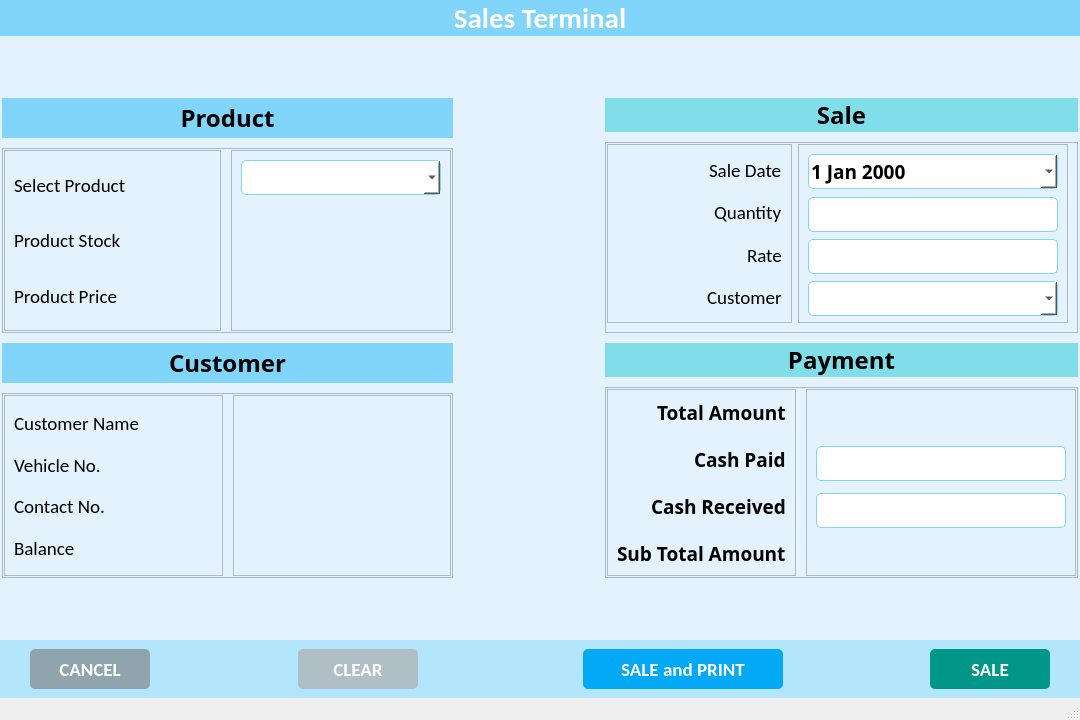
<?xml version="1.0" encoding="UTF-8"?>
<ui version="4.0">
 <class>SalesWindow</class>
 <widget class="QMainWindow" name="SalesWindow">
  <property name="geometry">
   <rect>
    <x>0</x>
    <y>0</y>
    <width>1080</width>
    <height>720</height>
   </rect>
  </property>
  <property name="minimumSize">
   <size>
    <width>1080</width>
    <height>720</height>
   </size>
  </property>
  <property name="maximumSize">
   <size>
    <width>1080</width>
    <height>720</height>
   </size>
  </property>
  <property name="windowTitle">
   <string>Sales Terminal</string>
  </property>
  <property name="windowIcon">
   <iconset resource="../resources.qrc">
    <normaloff>:/icons/assets/icons/logo.png</normaloff>:/icons/assets/icons/logo.png</iconset>
  </property>
  <property name="layoutDirection">
   <enum>Qt::LeftToRight</enum>
  </property>
  <widget class="QWidget" name="centralwidget">
   <property name="styleSheet">
    <string notr="true">* {
	background-color: #e3f2fd;
}

#lbl_sales {
	background-color: #81d4fa;
	color: #fff;
}

QComboBox {
	background-color: white;
	border-radius: 5px;
	padding: 2px;
	border: 1px solid  #81d4fa;
	font-size: 18px;
}

QLineEdit {
	background-color: white;
	border-radius: 5px;
	border: 1px solid  #81d4fa;
}

QDateEdit {
	background-color: white;
	border-radius: 5px;
	border: 1px solid  #81d4fa;
}

#txt_name {
	color: #01579b;
}

#txt_stock {
	color: #01579b;
}

#btn_sale {
	background-color: #009688;
	color: white;
	border-radius: 5px;
}

#btn_sale_print {
	background-color: #03a9f4;
	color: white;
	border-radius: 5px;
}

#btn_clear {
	background-color: #b0bec5;
	color: white;
	border-radius: 5px;
}

#btn_cancel {
	background-color: #90a4ae;
	color: white;
	border-radius: 5px;
}

#bottom_widget {
	background-color: #b3e5fc;
}

#lbl_sale {
	background-color: #80deea;
}

#lbl_payment {
	background-color: #80deea;
}

#lbl_product {
	background-color: #81d4fa;
}

#lbl_customer {
	background-color: #81d4fa;
}</string>
   </property>
   <layout class="QVBoxLayout" name="verticalLayout_11">
    <property name="spacing">
     <number>60</number>
    </property>
    <property name="leftMargin">
     <number>0</number>
    </property>
    <property name="topMargin">
     <number>0</number>
    </property>
    <property name="rightMargin">
     <number>0</number>
    </property>
    <property name="bottomMargin">
     <number>0</number>
    </property>
    <item>
     <widget class="QLabel" name="lbl_sales">
      <property name="font">
       <font>
        <family>Calibri</family>
        <pointsize>22</pointsize>
        <weight>75</weight>
        <bold>true</bold>
       </font>
      </property>
      <property name="text">
       <string>Sales Terminal</string>
      </property>
      <property name="alignment">
       <set>Qt::AlignCenter</set>
      </property>
      <property name="margin">
       <number>10</number>
      </property>
     </widget>
    </item>
    <item>
     <widget class="QWidget" name="main_widget" native="true">
      <layout class="QHBoxLayout" name="horizontalLayout_6">
       <property name="spacing">
        <number>150</number>
       </property>
       <property name="leftMargin">
        <number>1</number>
       </property>
       <property name="topMargin">
        <number>1</number>
       </property>
       <property name="rightMargin">
        <number>1</number>
       </property>
       <property name="bottomMargin">
        <number>1</number>
       </property>
       <item>
        <widget class="QWidget" name="left_widget" native="true">
         <layout class="QVBoxLayout" name="verticalLayout_5">
          <property name="spacing">
           <number>10</number>
          </property>
          <property name="leftMargin">
           <number>1</number>
          </property>
          <property name="topMargin">
           <number>1</number>
          </property>
          <property name="rightMargin">
           <number>1</number>
          </property>
          <property name="bottomMargin">
           <number>1</number>
          </property>
          <item>
           <widget class="QLabel" name="lbl_product">
            <property name="minimumSize">
             <size>
              <width>0</width>
              <height>40</height>
             </size>
            </property>
            <property name="maximumSize">
             <size>
              <width>16777215</width>
              <height>40</height>
             </size>
            </property>
            <property name="font">
             <font>
              <family>Calibri Light</family>
              <pointsize>18</pointsize>
              <weight>75</weight>
              <bold>true</bold>
             </font>
            </property>
            <property name="text">
             <string>Product</string>
            </property>
            <property name="alignment">
             <set>Qt::AlignCenter</set>
            </property>
            <property name="margin">
             <number>5</number>
            </property>
           </widget>
          </item>
          <item>
           <widget class="QFrame" name="product_frame">
            <property name="frameShape">
             <enum>QFrame::StyledPanel</enum>
            </property>
            <property name="frameShadow">
             <enum>QFrame::Raised</enum>
            </property>
            <layout class="QHBoxLayout" name="horizontalLayout_3">
             <property name="spacing">
              <number>10</number>
             </property>
             <property name="leftMargin">
              <number>1</number>
             </property>
             <property name="topMargin">
              <number>1</number>
             </property>
             <property name="rightMargin">
              <number>1</number>
             </property>
             <property name="bottomMargin">
              <number>1</number>
             </property>
             <item>
              <widget class="QFrame" name="product_lbl_frame">
               <property name="frameShape">
                <enum>QFrame::StyledPanel</enum>
               </property>
               <property name="frameShadow">
                <enum>QFrame::Raised</enum>
               </property>
               <layout class="QVBoxLayout" name="verticalLayout_4">
                <item>
                 <widget class="QLabel" name="lbl_product_name">
                  <property name="font">
                   <font>
                    <family>Calibri</family>
                    <pointsize>14</pointsize>
                   </font>
                  </property>
                  <property name="text">
                   <string>Select Product</string>
                  </property>
                 </widget>
                </item>
                <item>
                 <widget class="QLabel" name="lbl_product_stock">
                  <property name="font">
                   <font>
                    <family>Calibri</family>
                    <pointsize>14</pointsize>
                   </font>
                  </property>
                  <property name="text">
                   <string>Product Stock</string>
                  </property>
                 </widget>
                </item>
                <item>
                 <widget class="QLabel" name="lbl_product_price">
                  <property name="font">
                   <font>
                    <family>Calibri</family>
                    <pointsize>14</pointsize>
                   </font>
                  </property>
                  <property name="text">
                   <string>Product Price</string>
                  </property>
                 </widget>
                </item>
               </layout>
              </widget>
             </item>
             <item>
              <widget class="QFrame" name="product_details_frame">
               <property name="frameShape">
                <enum>QFrame::StyledPanel</enum>
               </property>
               <property name="frameShadow">
                <enum>QFrame::Raised</enum>
               </property>
               <layout class="QVBoxLayout" name="verticalLayout_3">
                <item>
                 <widget class="QComboBox" name="select_product">
                  <property name="minimumSize">
                   <size>
                    <width>200</width>
                    <height>35</height>
                   </size>
                  </property>
                  <property name="maximumSize">
                   <size>
                    <width>200</width>
                    <height>35</height>
                   </size>
                  </property>
                  <property name="font">
                   <font>
                    <pointsize>-1</pointsize>
                   </font>
                  </property>
                  <property name="toolTip">
                   <string extracomment="Please Select Product or Type Product Name"/>
                  </property>
                  <property name="toolTipDuration">
                   <number>0</number>
                  </property>
                  <property name="editable">
                   <bool>true</bool>
                  </property>
                 </widget>
                </item>
                <item alignment="Qt::AlignRight">
                 <widget class="QLabel" name="txt_stock">
                  <property name="font">
                   <font>
                    <family>Calibri</family>
                    <pointsize>16</pointsize>
                    <weight>75</weight>
                    <bold>true</bold>
                   </font>
                  </property>
                  <property name="text">
                   <string/>
                  </property>
                 </widget>
                </item>
                <item alignment="Qt::AlignRight">
                 <widget class="QLabel" name="txt_price">
                  <property name="font">
                   <font>
                    <family>Calibri Light</family>
                    <pointsize>14</pointsize>
                    <weight>75</weight>
                    <bold>true</bold>
                   </font>
                  </property>
                  <property name="text">
                   <string/>
                  </property>
                 </widget>
                </item>
               </layout>
              </widget>
             </item>
            </layout>
           </widget>
          </item>
          <item>
           <widget class="QLabel" name="lbl_customer">
            <property name="minimumSize">
             <size>
              <width>0</width>
              <height>40</height>
             </size>
            </property>
            <property name="maximumSize">
             <size>
              <width>16777215</width>
              <height>40</height>
             </size>
            </property>
            <property name="font">
             <font>
              <family>Calibri Light</family>
              <pointsize>18</pointsize>
              <weight>75</weight>
              <bold>true</bold>
             </font>
            </property>
            <property name="text">
             <string>Customer</string>
            </property>
            <property name="alignment">
             <set>Qt::AlignCenter</set>
            </property>
            <property name="margin">
             <number>5</number>
            </property>
           </widget>
          </item>
          <item>
           <widget class="QFrame" name="customer_frame">
            <property name="frameShape">
             <enum>QFrame::StyledPanel</enum>
            </property>
            <property name="frameShadow">
             <enum>QFrame::Raised</enum>
            </property>
            <layout class="QHBoxLayout" name="horizontalLayout_2">
             <property name="spacing">
              <number>10</number>
             </property>
             <property name="leftMargin">
              <number>1</number>
             </property>
             <property name="topMargin">
              <number>1</number>
             </property>
             <property name="rightMargin">
              <number>1</number>
             </property>
             <property name="bottomMargin">
              <number>1</number>
             </property>
             <item>
              <widget class="QFrame" name="cust_lbl_frame">
               <property name="frameShape">
                <enum>QFrame::StyledPanel</enum>
               </property>
               <property name="frameShadow">
                <enum>QFrame::Raised</enum>
               </property>
               <layout class="QVBoxLayout" name="verticalLayout_2">
                <item>
                 <widget class="QLabel" name="lbl_name">
                  <property name="font">
                   <font>
                    <family>Calibri</family>
                    <pointsize>14</pointsize>
                   </font>
                  </property>
                  <property name="text">
                   <string>Customer Name</string>
                  </property>
                 </widget>
                </item>
                <item>
                 <widget class="QLabel" name="lbl_vehicle">
                  <property name="font">
                   <font>
                    <family>Calibri</family>
                    <pointsize>14</pointsize>
                   </font>
                  </property>
                  <property name="text">
                   <string>Vehicle No.</string>
                  </property>
                 </widget>
                </item>
                <item>
                 <widget class="QLabel" name="lbl_contact">
                  <property name="font">
                   <font>
                    <family>Calibri</family>
                    <pointsize>14</pointsize>
                   </font>
                  </property>
                  <property name="text">
                   <string>Contact No.</string>
                  </property>
                 </widget>
                </item>
                <item>
                 <widget class="QLabel" name="lbl_balance">
                  <property name="font">
                   <font>
                    <family>Calibri</family>
                    <pointsize>14</pointsize>
                   </font>
                  </property>
                  <property name="text">
                   <string>Balance</string>
                  </property>
                 </widget>
                </item>
               </layout>
              </widget>
             </item>
             <item>
              <widget class="QFrame" name="cust_details_frame">
               <property name="frameShape">
                <enum>QFrame::StyledPanel</enum>
               </property>
               <property name="frameShadow">
                <enum>QFrame::Raised</enum>
               </property>
               <layout class="QVBoxLayout" name="verticalLayout">
                <item>
                 <widget class="QLabel" name="txt_name">
                  <property name="font">
                   <font>
                    <family>Calibri</family>
                    <pointsize>16</pointsize>
                    <weight>75</weight>
                    <bold>true</bold>
                   </font>
                  </property>
                  <property name="text">
                   <string/>
                  </property>
                 </widget>
                </item>
                <item>
                 <widget class="QLabel" name="txt_vehicle">
                  <property name="font">
                   <font>
                    <family>Calibri Light</family>
                    <pointsize>14</pointsize>
                    <weight>75</weight>
                    <bold>true</bold>
                   </font>
                  </property>
                  <property name="text">
                   <string/>
                  </property>
                 </widget>
                </item>
                <item>
                 <widget class="QLabel" name="txt_contact">
                  <property name="font">
                   <font>
                    <family>Calibri Light</family>
                    <pointsize>14</pointsize>
                    <weight>75</weight>
                    <bold>true</bold>
                   </font>
                  </property>
                  <property name="text">
                   <string/>
                  </property>
                 </widget>
                </item>
                <item>
                 <widget class="QLabel" name="txt_balance">
                  <property name="font">
                   <font>
                    <family>Calibri Light</family>
                    <pointsize>14</pointsize>
                    <weight>75</weight>
                    <bold>true</bold>
                   </font>
                  </property>
                  <property name="text">
                   <string/>
                  </property>
                 </widget>
                </item>
               </layout>
              </widget>
             </item>
            </layout>
           </widget>
          </item>
         </layout>
        </widget>
       </item>
       <item>
        <widget class="QWidget" name="right_widget" native="true">
         <layout class="QVBoxLayout" name="verticalLayout_10">
          <property name="spacing">
           <number>10</number>
          </property>
          <property name="leftMargin">
           <number>1</number>
          </property>
          <property name="topMargin">
           <number>1</number>
          </property>
          <property name="rightMargin">
           <number>1</number>
          </property>
          <property name="bottomMargin">
           <number>1</number>
          </property>
          <item>
           <widget class="QLabel" name="lbl_sale">
            <property name="font">
             <font>
              <family>Calibri Light</family>
              <pointsize>18</pointsize>
              <weight>75</weight>
              <bold>true</bold>
             </font>
            </property>
            <property name="text">
             <string>Sale</string>
            </property>
            <property name="alignment">
             <set>Qt::AlignCenter</set>
            </property>
            <property name="margin">
             <number>5</number>
            </property>
           </widget>
          </item>
          <item>
           <widget class="QFrame" name="sale_frame">
            <property name="frameShape">
             <enum>QFrame::StyledPanel</enum>
            </property>
            <property name="frameShadow">
             <enum>QFrame::Raised</enum>
            </property>
            <layout class="QHBoxLayout" name="horizontalLayout_5">
             <property name="leftMargin">
              <number>1</number>
             </property>
             <property name="topMargin">
              <number>1</number>
             </property>
             <item>
              <widget class="QFrame" name="sale_lbl_frame">
               <property name="frameShape">
                <enum>QFrame::StyledPanel</enum>
               </property>
               <property name="frameShadow">
                <enum>QFrame::Raised</enum>
               </property>
               <layout class="QVBoxLayout" name="verticalLayout_9">
                <property name="spacing">
                 <number>10</number>
                </property>
                <item alignment="Qt::AlignRight">
                 <widget class="QLabel" name="lbl_sale_date">
                  <property name="font">
                   <font>
                    <family>Calibri</family>
                    <pointsize>14</pointsize>
                   </font>
                  </property>
                  <property name="text">
                   <string>Sale Date</string>
                  </property>
                 </widget>
                </item>
                <item alignment="Qt::AlignRight">
                 <widget class="QLabel" name="lbl_quantity">
                  <property name="font">
                   <font>
                    <family>Calibri</family>
                    <pointsize>14</pointsize>
                   </font>
                  </property>
                  <property name="text">
                   <string>Quantity</string>
                  </property>
                 </widget>
                </item>
                <item alignment="Qt::AlignRight">
                 <widget class="QLabel" name="lbl_rate">
                  <property name="font">
                   <font>
                    <family>Calibri</family>
                    <pointsize>14</pointsize>
                   </font>
                  </property>
                  <property name="text">
                   <string>Rate</string>
                  </property>
                 </widget>
                </item>
                <item alignment="Qt::AlignRight">
                 <widget class="QLabel" name="lbl_customer_name">
                  <property name="font">
                   <font>
                    <family>Calibri</family>
                    <pointsize>14</pointsize>
                   </font>
                  </property>
                  <property name="text">
                   <string>Customer</string>
                  </property>
                 </widget>
                </item>
               </layout>
              </widget>
             </item>
             <item>
              <widget class="QFrame" name="sale_details_frame">
               <property name="frameShape">
                <enum>QFrame::StyledPanel</enum>
               </property>
               <property name="frameShadow">
                <enum>QFrame::Raised</enum>
               </property>
               <layout class="QVBoxLayout" name="verticalLayout_8">
                <property name="spacing">
                 <number>10</number>
                </property>
                <item alignment="Qt::AlignRight">
                 <widget class="QDateEdit" name="txt_sale_date">
                  <property name="minimumSize">
                   <size>
                    <width>250</width>
                    <height>35</height>
                   </size>
                  </property>
                  <property name="maximumSize">
                   <size>
                    <width>250</width>
                    <height>35</height>
                   </size>
                  </property>
                  <property name="font">
                   <font>
                    <family>Calibri Light</family>
                    <pointsize>14</pointsize>
                    <weight>75</weight>
                    <bold>true</bold>
                   </font>
                  </property>
                  <property name="calendarPopup">
                   <bool>true</bool>
                  </property>
                 </widget>
                </item>
                <item alignment="Qt::AlignRight">
                 <widget class="QLineEdit" name="txt_quantity">
                  <property name="minimumSize">
                   <size>
                    <width>250</width>
                    <height>35</height>
                   </size>
                  </property>
                  <property name="maximumSize">
                   <size>
                    <width>250</width>
                    <height>35</height>
                   </size>
                  </property>
                  <property name="font">
                   <font>
                    <family>Calibri Light</family>
                    <pointsize>14</pointsize>
                    <weight>75</weight>
                    <bold>true</bold>
                   </font>
                  </property>
                  <property name="text">
                   <string/>
                  </property>
                 </widget>
                </item>
                <item alignment="Qt::AlignRight">
                 <widget class="QLineEdit" name="txt_rate">
                  <property name="minimumSize">
                   <size>
                    <width>250</width>
                    <height>35</height>
                   </size>
                  </property>
                  <property name="maximumSize">
                   <size>
                    <width>250</width>
                    <height>35</height>
                   </size>
                  </property>
                  <property name="font">
                   <font>
                    <family>Calibri Light</family>
                    <pointsize>14</pointsize>
                    <weight>75</weight>
                    <bold>true</bold>
                   </font>
                  </property>
                 </widget>
                </item>
                <item alignment="Qt::AlignRight">
                 <widget class="QComboBox" name="select_customer">
                  <property name="minimumSize">
                   <size>
                    <width>250</width>
                    <height>35</height>
                   </size>
                  </property>
                  <property name="maximumSize">
                   <size>
                    <width>250</width>
                    <height>35</height>
                   </size>
                  </property>
                  <property name="font">
                   <font>
                    <pointsize>-1</pointsize>
                   </font>
                  </property>
                  <property name="editable">
                   <bool>true</bool>
                  </property>
                 </widget>
                </item>
               </layout>
              </widget>
             </item>
            </layout>
           </widget>
          </item>
          <item>
           <widget class="QLabel" name="lbl_payment">
            <property name="font">
             <font>
              <family>Calibri Light</family>
              <pointsize>18</pointsize>
              <weight>75</weight>
              <bold>true</bold>
             </font>
            </property>
            <property name="text">
             <string>Payment</string>
            </property>
            <property name="alignment">
             <set>Qt::AlignCenter</set>
            </property>
            <property name="margin">
             <number>5</number>
            </property>
           </widget>
          </item>
          <item>
           <widget class="QFrame" name="payment_frame">
            <property name="frameShape">
             <enum>QFrame::StyledPanel</enum>
            </property>
            <property name="frameShadow">
             <enum>QFrame::Raised</enum>
            </property>
            <layout class="QHBoxLayout" name="horizontalLayout_4">
             <property name="spacing">
              <number>10</number>
             </property>
             <property name="leftMargin">
              <number>1</number>
             </property>
             <property name="topMargin">
              <number>1</number>
             </property>
             <property name="rightMargin">
              <number>1</number>
             </property>
             <property name="bottomMargin">
              <number>1</number>
             </property>
             <item>
              <widget class="QFrame" name="payment_lbl_frame">
               <property name="frameShape">
                <enum>QFrame::StyledPanel</enum>
               </property>
               <property name="frameShadow">
                <enum>QFrame::Raised</enum>
               </property>
               <layout class="QVBoxLayout" name="verticalLayout_7">
                <property name="spacing">
                 <number>20</number>
                </property>
                <item alignment="Qt::AlignRight">
                 <widget class="QLabel" name="lbl_total_amount">
                  <property name="font">
                   <font>
                    <family>Calibri Light</family>
                    <pointsize>14</pointsize>
                    <weight>75</weight>
                    <bold>true</bold>
                   </font>
                  </property>
                  <property name="text">
                   <string>Total Amount</string>
                  </property>
                 </widget>
                </item>
                <item alignment="Qt::AlignRight">
                 <widget class="QLabel" name="lbl_cash_paid">
                  <property name="font">
                   <font>
                    <family>Calibri Light</family>
                    <pointsize>14</pointsize>
                    <weight>75</weight>
                    <bold>true</bold>
                   </font>
                  </property>
                  <property name="text">
                   <string>Cash Paid</string>
                  </property>
                 </widget>
                </item>
                <item alignment="Qt::AlignRight">
                 <widget class="QLabel" name="lbl_cash_received">
                  <property name="font">
                   <font>
                    <family>Calibri Light</family>
                    <pointsize>14</pointsize>
                    <weight>75</weight>
                    <bold>true</bold>
                   </font>
                  </property>
                  <property name="text">
                   <string>Cash Received</string>
                  </property>
                 </widget>
                </item>
                <item alignment="Qt::AlignRight">
                 <widget class="QLabel" name="lbl_sub_total_2">
                  <property name="font">
                   <font>
                    <family>Calibri Light</family>
                    <pointsize>14</pointsize>
                    <weight>75</weight>
                    <bold>true</bold>
                   </font>
                  </property>
                  <property name="text">
                   <string>Sub Total Amount</string>
                  </property>
                 </widget>
                </item>
               </layout>
              </widget>
             </item>
             <item>
              <widget class="QFrame" name="payment_details_frame">
               <property name="frameShape">
                <enum>QFrame::StyledPanel</enum>
               </property>
               <property name="frameShadow">
                <enum>QFrame::Raised</enum>
               </property>
               <layout class="QVBoxLayout" name="verticalLayout_6">
                <property name="spacing">
                 <number>20</number>
                </property>
                <item alignment="Qt::AlignRight">
                 <widget class="QLabel" name="txt_total_amount">
                  <property name="font">
                   <font>
                    <family>Calibri Light</family>
                    <pointsize>16</pointsize>
                    <weight>75</weight>
                    <bold>true</bold>
                   </font>
                  </property>
                  <property name="text">
                   <string/>
                  </property>
                  <property name="alignment">
                   <set>Qt::AlignRight|Qt::AlignTrailing|Qt::AlignVCenter</set>
                  </property>
                 </widget>
                </item>
                <item alignment="Qt::AlignRight">
                 <widget class="QLineEdit" name="txt_cash_paid">
                  <property name="minimumSize">
                   <size>
                    <width>250</width>
                    <height>35</height>
                   </size>
                  </property>
                  <property name="maximumSize">
                   <size>
                    <width>250</width>
                    <height>35</height>
                   </size>
                  </property>
                  <property name="font">
                   <font>
                    <family>Calibri Light</family>
                    <pointsize>16</pointsize>
                    <weight>75</weight>
                    <bold>true</bold>
                   </font>
                  </property>
                  <property name="whatsThis">
                   <string/>
                  </property>
                  <property name="layoutDirection">
                   <enum>Qt::RightToLeft</enum>
                  </property>
                  <property name="alignment">
                   <set>Qt::AlignRight|Qt::AlignTrailing|Qt::AlignVCenter</set>
                  </property>
                 </widget>
                </item>
                <item alignment="Qt::AlignRight">
                 <widget class="QLineEdit" name="txt_cash_received">
                  <property name="minimumSize">
                   <size>
                    <width>250</width>
                    <height>35</height>
                   </size>
                  </property>
                  <property name="maximumSize">
                   <size>
                    <width>250</width>
                    <height>35</height>
                   </size>
                  </property>
                  <property name="font">
                   <font>
                    <family>Calibri Light</family>
                    <pointsize>16</pointsize>
                    <weight>75</weight>
                    <bold>true</bold>
                   </font>
                  </property>
                  <property name="alignment">
                   <set>Qt::AlignRight|Qt::AlignTrailing|Qt::AlignVCenter</set>
                  </property>
                  <property name="clearButtonEnabled">
                   <bool>false</bool>
                  </property>
                 </widget>
                </item>
                <item alignment="Qt::AlignRight">
                 <widget class="QLabel" name="lbl_sub_total">
                  <property name="font">
                   <font>
                    <family>Calibri Light</family>
                    <pointsize>16</pointsize>
                    <weight>75</weight>
                    <bold>true</bold>
                   </font>
                  </property>
                  <property name="text">
                   <string/>
                  </property>
                  <property name="alignment">
                   <set>Qt::AlignRight|Qt::AlignTrailing|Qt::AlignVCenter</set>
                  </property>
                  <property name="margin">
                   <number>0</number>
                  </property>
                 </widget>
                </item>
               </layout>
              </widget>
             </item>
            </layout>
           </widget>
          </item>
         </layout>
        </widget>
       </item>
      </layout>
     </widget>
    </item>
    <item>
     <widget class="QWidget" name="bottom_widget" native="true">
      <property name="layoutDirection">
       <enum>Qt::LeftToRight</enum>
      </property>
      <layout class="QHBoxLayout" name="horizontalLayout">
       <property name="spacing">
        <number>50</number>
       </property>
       <property name="leftMargin">
        <number>30</number>
       </property>
       <property name="rightMargin">
        <number>30</number>
       </property>
       <item alignment="Qt::AlignLeft">
        <widget class="QPushButton" name="btn_cancel">
         <property name="minimumSize">
          <size>
           <width>120</width>
           <height>40</height>
          </size>
         </property>
         <property name="maximumSize">
          <size>
           <width>120</width>
           <height>40</height>
          </size>
         </property>
         <property name="font">
          <font>
           <family>Calibri</family>
           <pointsize>14</pointsize>
           <weight>75</weight>
           <bold>true</bold>
          </font>
         </property>
         <property name="cursor">
          <cursorShape>OpenHandCursor</cursorShape>
         </property>
         <property name="text">
          <string>CANCEL</string>
         </property>
         <property name="icon">
          <iconset resource="../resources.qrc">
           <normaloff>:/icons/assets/icons/close.png</normaloff>:/icons/assets/icons/close.png</iconset>
         </property>
         <property name="iconSize">
          <size>
           <width>32</width>
           <height>32</height>
          </size>
         </property>
        </widget>
       </item>
       <item alignment="Qt::AlignLeft">
        <widget class="QPushButton" name="btn_clear">
         <property name="minimumSize">
          <size>
           <width>120</width>
           <height>40</height>
          </size>
         </property>
         <property name="maximumSize">
          <size>
           <width>120</width>
           <height>40</height>
          </size>
         </property>
         <property name="font">
          <font>
           <family>Calibri</family>
           <pointsize>14</pointsize>
           <weight>75</weight>
           <bold>true</bold>
          </font>
         </property>
         <property name="cursor">
          <cursorShape>OpenHandCursor</cursorShape>
         </property>
         <property name="text">
          <string>CLEAR</string>
         </property>
         <property name="icon">
          <iconset resource="../resources.qrc">
           <normaloff>:/icons/assets/icons/clear.png</normaloff>:/icons/assets/icons/clear.png</iconset>
         </property>
         <property name="iconSize">
          <size>
           <width>32</width>
           <height>32</height>
          </size>
         </property>
        </widget>
       </item>
       <item alignment="Qt::AlignRight">
        <widget class="QPushButton" name="btn_sale_print">
         <property name="minimumSize">
          <size>
           <width>200</width>
           <height>40</height>
          </size>
         </property>
         <property name="maximumSize">
          <size>
           <width>200</width>
           <height>40</height>
          </size>
         </property>
         <property name="font">
          <font>
           <family>Calibri</family>
           <pointsize>14</pointsize>
           <weight>75</weight>
           <bold>true</bold>
          </font>
         </property>
         <property name="cursor">
          <cursorShape>OpenHandCursor</cursorShape>
         </property>
         <property name="text">
          <string>SALE and PRINT</string>
         </property>
         <property name="icon">
          <iconset resource="../resources.qrc">
           <normaloff>:/icons/assets/icons/print.png</normaloff>:/icons/assets/icons/print.png</iconset>
         </property>
         <property name="iconSize">
          <size>
           <width>32</width>
           <height>32</height>
          </size>
         </property>
        </widget>
       </item>
       <item alignment="Qt::AlignRight">
        <widget class="QPushButton" name="btn_sale">
         <property name="minimumSize">
          <size>
           <width>120</width>
           <height>40</height>
          </size>
         </property>
         <property name="maximumSize">
          <size>
           <width>120</width>
           <height>40</height>
          </size>
         </property>
         <property name="font">
          <font>
           <family>Calibri</family>
           <pointsize>14</pointsize>
           <weight>75</weight>
           <bold>true</bold>
          </font>
         </property>
         <property name="cursor">
          <cursorShape>OpenHandCursor</cursorShape>
         </property>
         <property name="text">
          <string>SALE</string>
         </property>
         <property name="icon">
          <iconset resource="../resources.qrc">
           <normaloff>:/icons/assets/icons/save.png</normaloff>:/icons/assets/icons/save.png</iconset>
         </property>
         <property name="iconSize">
          <size>
           <width>32</width>
           <height>32</height>
          </size>
         </property>
        </widget>
       </item>
      </layout>
     </widget>
    </item>
   </layout>
  </widget>
  <widget class="QStatusBar" name="statusbar"/>
 </widget>
 <resources>
  <include location="../resources.qrc"/>
 </resources>
 <connections/>
</ui>
